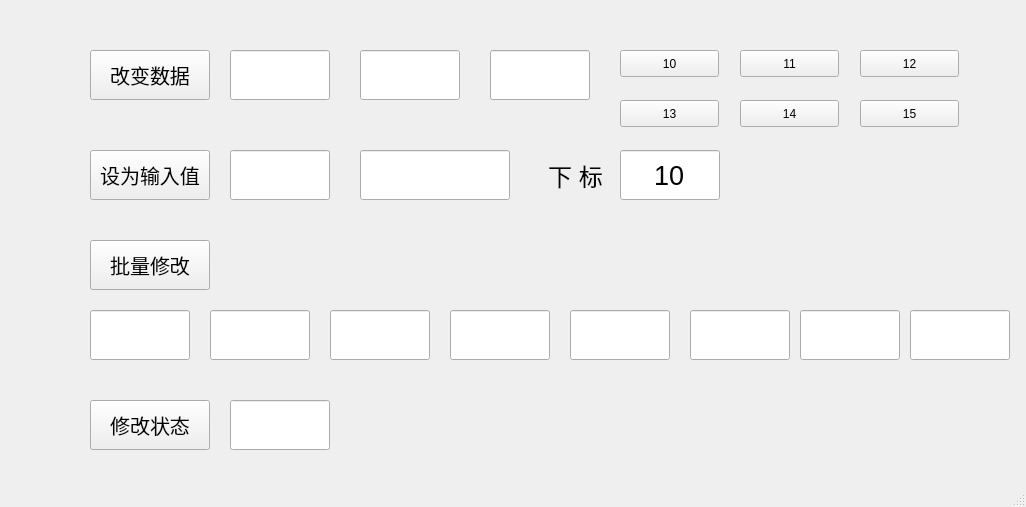
<?xml version="1.0" encoding="UTF-8"?>
<ui version="4.0">
 <class>MainWindow</class>
 <widget class="QMainWindow" name="MainWindow">
  <property name="geometry">
   <rect>
    <x>0</x>
    <y>0</y>
    <width>1026</width>
    <height>507</height>
   </rect>
  </property>
  <property name="windowTitle">
   <string>MainWindow</string>
  </property>
  <widget class="QWidget" name="centralWidget">
   <widget class="QPushButton" name="modifyButton">
    <property name="geometry">
     <rect>
      <x>90</x>
      <y>50</y>
      <width>120</width>
      <height>50</height>
     </rect>
    </property>
    <property name="font">
     <font>
      <pointsize>15</pointsize>
     </font>
    </property>
    <property name="text">
     <string>改变数据</string>
    </property>
   </widget>
   <widget class="QLineEdit" name="dataLineEdit">
    <property name="geometry">
     <rect>
      <x>230</x>
      <y>50</y>
      <width>100</width>
      <height>50</height>
     </rect>
    </property>
    <property name="font">
     <font>
      <pointsize>20</pointsize>
     </font>
    </property>
   </widget>
   <widget class="QLineEdit" name="inputEdit_1">
    <property name="geometry">
     <rect>
      <x>230</x>
      <y>150</y>
      <width>100</width>
      <height>50</height>
     </rect>
    </property>
    <property name="font">
     <font>
      <pointsize>20</pointsize>
     </font>
    </property>
   </widget>
   <widget class="QLineEdit" name="outputEdit_1">
    <property name="geometry">
     <rect>
      <x>360</x>
      <y>150</y>
      <width>150</width>
      <height>50</height>
     </rect>
    </property>
    <property name="font">
     <font>
      <pointsize>20</pointsize>
     </font>
    </property>
   </widget>
   <widget class="QPushButton" name="setDataButton">
    <property name="geometry">
     <rect>
      <x>90</x>
      <y>150</y>
      <width>120</width>
      <height>50</height>
     </rect>
    </property>
    <property name="font">
     <font>
      <pointsize>15</pointsize>
     </font>
    </property>
    <property name="text">
     <string>设为输入值</string>
    </property>
   </widget>
   <widget class="QLineEdit" name="arrayLineEdit_1">
    <property name="geometry">
     <rect>
      <x>90</x>
      <y>310</y>
      <width>100</width>
      <height>50</height>
     </rect>
    </property>
    <property name="font">
     <font>
      <pointsize>20</pointsize>
     </font>
    </property>
   </widget>
   <widget class="QLineEdit" name="arrayLineEdit_2">
    <property name="geometry">
     <rect>
      <x>210</x>
      <y>310</y>
      <width>100</width>
      <height>50</height>
     </rect>
    </property>
    <property name="font">
     <font>
      <pointsize>20</pointsize>
     </font>
    </property>
   </widget>
   <widget class="QLineEdit" name="arrayLineEdit_3">
    <property name="geometry">
     <rect>
      <x>330</x>
      <y>310</y>
      <width>100</width>
      <height>50</height>
     </rect>
    </property>
    <property name="font">
     <font>
      <pointsize>20</pointsize>
     </font>
    </property>
   </widget>
   <widget class="QLineEdit" name="arrayLineEdit_4">
    <property name="geometry">
     <rect>
      <x>450</x>
      <y>310</y>
      <width>100</width>
      <height>50</height>
     </rect>
    </property>
    <property name="font">
     <font>
      <pointsize>20</pointsize>
     </font>
    </property>
   </widget>
   <widget class="QLineEdit" name="arrayLineEdit_5">
    <property name="geometry">
     <rect>
      <x>570</x>
      <y>310</y>
      <width>100</width>
      <height>50</height>
     </rect>
    </property>
    <property name="font">
     <font>
      <pointsize>20</pointsize>
     </font>
    </property>
   </widget>
   <widget class="QLineEdit" name="arrayLineEdit_6">
    <property name="geometry">
     <rect>
      <x>690</x>
      <y>310</y>
      <width>100</width>
      <height>50</height>
     </rect>
    </property>
    <property name="font">
     <font>
      <pointsize>20</pointsize>
     </font>
    </property>
   </widget>
   <widget class="QLineEdit" name="arrayLineEdit_7">
    <property name="geometry">
     <rect>
      <x>800</x>
      <y>310</y>
      <width>100</width>
      <height>50</height>
     </rect>
    </property>
    <property name="font">
     <font>
      <pointsize>20</pointsize>
     </font>
    </property>
   </widget>
   <widget class="QLineEdit" name="arrayLineEdit_8">
    <property name="geometry">
     <rect>
      <x>910</x>
      <y>310</y>
      <width>100</width>
      <height>50</height>
     </rect>
    </property>
    <property name="font">
     <font>
      <pointsize>20</pointsize>
     </font>
    </property>
   </widget>
   <widget class="QPushButton" name="batchModifyButton">
    <property name="geometry">
     <rect>
      <x>90</x>
      <y>240</y>
      <width>120</width>
      <height>50</height>
     </rect>
    </property>
    <property name="font">
     <font>
      <pointsize>15</pointsize>
     </font>
    </property>
    <property name="text">
     <string>批量修改</string>
    </property>
   </widget>
   <widget class="QLineEdit" name="autoUpdateLineEdit">
    <property name="geometry">
     <rect>
      <x>360</x>
      <y>50</y>
      <width>100</width>
      <height>50</height>
     </rect>
    </property>
    <property name="font">
     <font>
      <pointsize>20</pointsize>
     </font>
    </property>
   </widget>
   <widget class="QPushButton" name="setCtrlButton">
    <property name="geometry">
     <rect>
      <x>90</x>
      <y>400</y>
      <width>120</width>
      <height>50</height>
     </rect>
    </property>
    <property name="font">
     <font>
      <pointsize>15</pointsize>
     </font>
    </property>
    <property name="text">
     <string>修改状态</string>
    </property>
   </widget>
   <widget class="QLineEdit" name="statusLineEdit">
    <property name="geometry">
     <rect>
      <x>230</x>
      <y>400</y>
      <width>100</width>
      <height>50</height>
     </rect>
    </property>
    <property name="font">
     <font>
      <pointsize>20</pointsize>
     </font>
    </property>
   </widget>
   <widget class="QLineEdit" name="indexInputEdit">
    <property name="geometry">
     <rect>
      <x>620</x>
      <y>150</y>
      <width>100</width>
      <height>50</height>
     </rect>
    </property>
    <property name="font">
     <font>
      <pointsize>20</pointsize>
     </font>
    </property>
    <property name="text">
     <string>10</string>
    </property>
    <property name="alignment">
     <set>Qt::AlignCenter</set>
    </property>
   </widget>
   <widget class="QLabel" name="label">
    <property name="geometry">
     <rect>
      <x>530</x>
      <y>160</y>
      <width>91</width>
      <height>31</height>
     </rect>
    </property>
    <property name="font">
     <font>
      <pointsize>18</pointsize>
     </font>
    </property>
    <property name="text">
     <string>下 标</string>
    </property>
    <property name="alignment">
     <set>Qt::AlignCenter</set>
    </property>
   </widget>
   <widget class="QPushButton" name="pushButton">
    <property name="geometry">
     <rect>
      <x>620</x>
      <y>50</y>
      <width>99</width>
      <height>27</height>
     </rect>
    </property>
    <property name="text">
     <string>10</string>
    </property>
   </widget>
   <widget class="QPushButton" name="pushButton_2">
    <property name="geometry">
     <rect>
      <x>740</x>
      <y>50</y>
      <width>99</width>
      <height>27</height>
     </rect>
    </property>
    <property name="text">
     <string>11</string>
    </property>
   </widget>
   <widget class="QPushButton" name="pushButton_3">
    <property name="geometry">
     <rect>
      <x>860</x>
      <y>50</y>
      <width>99</width>
      <height>27</height>
     </rect>
    </property>
    <property name="text">
     <string>12</string>
    </property>
   </widget>
   <widget class="QPushButton" name="pushButton_4">
    <property name="geometry">
     <rect>
      <x>620</x>
      <y>100</y>
      <width>99</width>
      <height>27</height>
     </rect>
    </property>
    <property name="text">
     <string>13</string>
    </property>
   </widget>
   <widget class="QPushButton" name="pushButton_5">
    <property name="geometry">
     <rect>
      <x>740</x>
      <y>100</y>
      <width>99</width>
      <height>27</height>
     </rect>
    </property>
    <property name="text">
     <string>14</string>
    </property>
   </widget>
   <widget class="QPushButton" name="pushButton_6">
    <property name="geometry">
     <rect>
      <x>860</x>
      <y>100</y>
      <width>99</width>
      <height>27</height>
     </rect>
    </property>
    <property name="text">
     <string>15</string>
    </property>
   </widget>
   <widget class="QLineEdit" name="autoUpdateLineEdit_2">
    <property name="geometry">
     <rect>
      <x>490</x>
      <y>50</y>
      <width>100</width>
      <height>50</height>
     </rect>
    </property>
    <property name="font">
     <font>
      <pointsize>20</pointsize>
     </font>
    </property>
   </widget>
  </widget>
  <widget class="QStatusBar" name="statusBar"/>
 </widget>
 <layoutdefault spacing="6" margin="11"/>
 <resources/>
 <connections/>
</ui>
